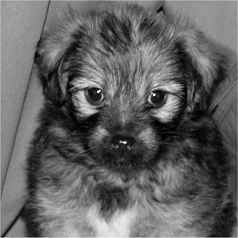
#> input picture images/dog.jpg, 238 x 238 px
$ python solution_spectrum.py
#> lines starting #> are read from the running program, lines starting #| are printed output that depends on the picture
#!/usr/bin/env python3
# -*- coding: utf-8 -*-
"""
Solution Python Excercise Lab 7

Phase Correlation

@author: Patrik Müller
@date:   11.09.2019
"""

import matplotlib.pyplot as plt
import numpy as np
from matplotlib import cm
from mpl_toolkits.mplot3d import Axes3D
from numpy.fft import fft2, ifft2
import os
from skimage.filters import window
import scipy

# Parameter
on = 200  # Standard deviation of white noise

# Load image
print("cwd = " + os.getcwd())
f = plt.imread("../../images/dog.jpg")
#> f is the input picture: shape (238, 238); min 0, max 253, mean 98.1

# Transform image to grayscale and float
if f.ndim > 2:
    f = np.mean(f, axis=2)
f = np.array(f, dtype=float)[:-1,:-1]
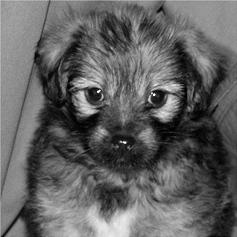
#> f: shape (237, 237) float64; min 0, max 253, mean 97.6

# Normalize the image data to be between 0 and 1
f = (f - f.min()) / (f.max() - f.min())

(M, N) = f.shape
#> M = 237; N = 237
print(f"shape = ({M}, {N})")
#| shape = (237, 237)
Mhalf = int(M/2)
#> Mhalf = 118
Nhalf = int(N/2)
#> Nhalf = 118

# Multiply image with fade-out window
# https://docs.scipy.org/doc/scipy/reference/generated/scipy.signal.windows.get_window.html
wx = scipy.signal.windows.tukey(M, alpha = 0.3)
wy = scipy.signal.windows.tukey(N, alpha = 0.3)
w = wx.reshape((M,1)) @ wy.reshape((1,N))
wf = w*f
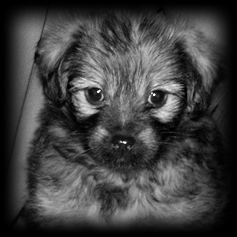
#> wf: shape (237, 237) float64; min 0, max 1, mean 0.252

# Compute spectrum and first then center the spectrum for displaying
F = np.fft.fft2(f)
WF = np.fft.fft2(wf)
W = np.fft.fft2(w)
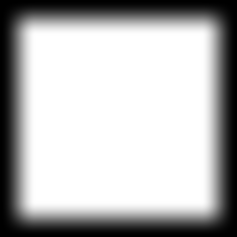
#> w: shape (237, 237) float64; min 0, max 1, mean 0.716
# %% Display results
Fcentered_rolling = np.roll(F, (Mhalf, Nhalf), axis=(0, 1))
Wcentered_rolling = np.roll(W, (Mhalf, Nhalf), axis=(0, 1))
WFcentered_rolling = np.roll(WF, (Mhalf, Nhalf), axis=(0, 1))

# Premultiply the windowed image with so that the speactrum appears centered
x = np.arange(0, M).reshape((M, 1))
#> x = 237 values from 0 to 236
y = np.arange(0, N).reshape((1, N))
c = np.power(-1, x + y)
Fcentered_premultiplied = np.fft.fft2(f * c)
Wcentered_premultiplied = np.fft.fft2(w * c)
WFcentered_premultiplied = np.fft.fft2(wf * c)


def show_figures(f, w, wf, Fcentered, Wcentered, WFcentered):

    fig, ax = plt.subplots(
    2, 3, num=1, clear=True, constrained_layout=True, figsize=(10, 15)
    )
    ax[0][0].imshow(f, vmin=0, vmax=1)
    ax[0][0].title.set_text("image")
    ax[0][1].imshow(w, vmin=0, vmax=1)
    ax[0][1].title.set_text("window")
    ax[0][2].imshow(wf, vmin=0, vmax=1)
    ax[0][1].title.set_text("windowed image")
    ax[1][0].imshow(np.log(1+np.abs(Fcentered)))
    ax[1][0].title.set_text("Centered magnitue of spectrum")
    ax[1][1].imshow(np.log(1+np.abs(Wcentered)))
    ax[1][1].title.set_text("Centered magnitue of spectrum")
    ax[1][2].imshow(np.log(1+np.abs(WFcentered)))
    ax[1][2].title.set_text("Centered Magnitue of spectrum")
    fig.show()
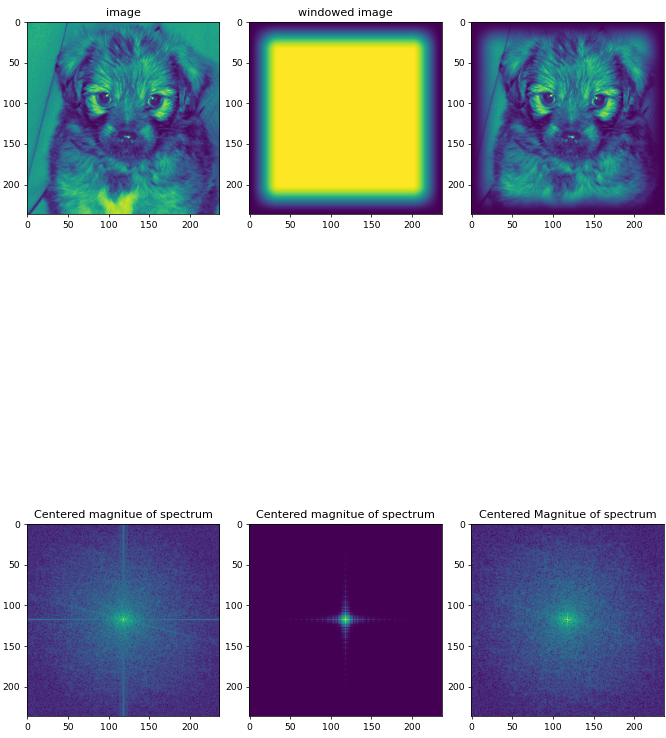
#> figure drawn by matplotlib, 6 panels
#> (the run stopped early here; a loop or call above may not have finished)
